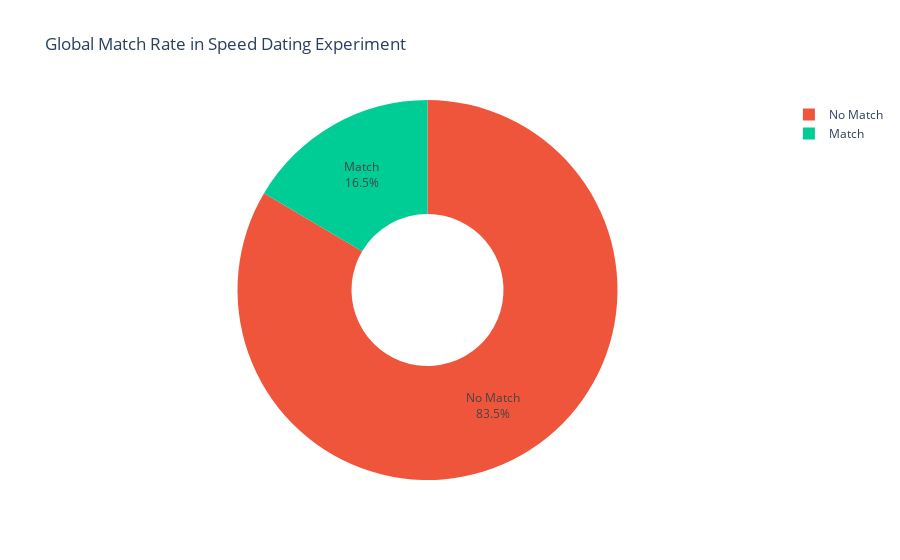
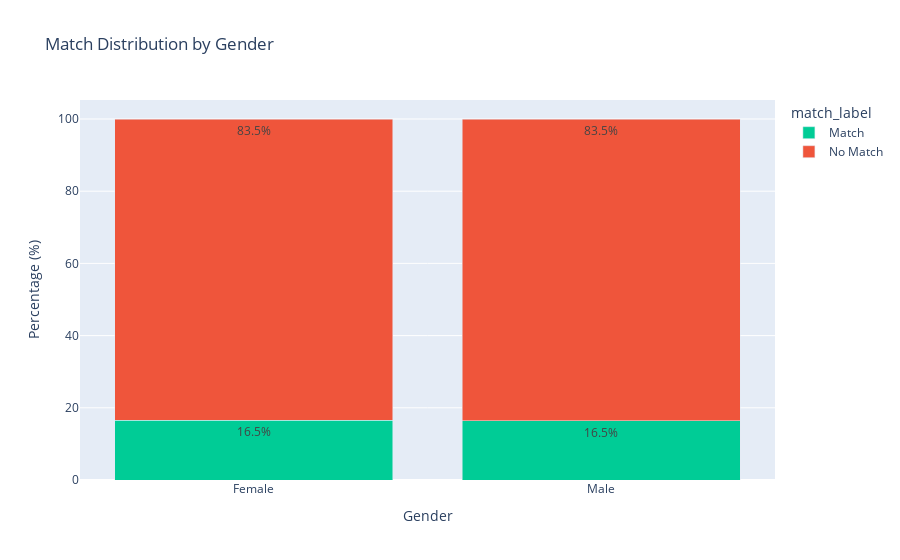

Notebook source saved alongside these figures, in order:
### Markdown cell above
## 4: Target Variable Exploration & Gender Distribution
Analyzing the target variable (match) is the foundational step of the Exploratory Data Analysis. It establishes the baseline probability of success and highlights underlying class imbalances

### Code cell
import plotly.express as px
import pandas as pd

# Map gender for clearer visual labels (0 = Female, 1 = Male based on dataset key)
df_cleaned['gender_label'] = df_cleaned['gender'].map({0: 'Female', 1: 'Male'})
df_cleaned['match_label'] = df_cleaned['match'].map({0: 'No Match', 1: 'Match'})

# 1. Global Match Rate Analysis
match_counts = df_cleaned['match_label'].value_counts().reset_index()
match_counts.columns = ['Match Status', 'Count']

fig_global = px.pie(
    match_counts, 
    names='Match Status', 
    values='Count', 
    title='Global Match Rate in Speed Dating Experiment',
    color='Match Status',
    color_discrete_map={'No Match': '#EF553B', 'Match': '#00CC96'},
    hole=0.4
)
fig_global.update_traces(textposition='inside', textinfo='percent+label')
fig_global.show()

# 2. Match Rate by Gender Analysis
# Calculate the percentage of matches within each gender group
gender_match_stats = df_cleaned.groupby(['gender_label', 'match_label']).size().reset_index(name='Count')
gender_totals = df_cleaned.groupby('gender_label').size().reset_index(name='Total')
gender_match_stats = pd.merge(gender_match_stats, gender_totals, on='gender_label')
gender_match_stats['Percentage'] = (gender_match_stats['Count'] / gender_match_stats['Total']) * 100

fig_gender = px.bar(
    gender_match_stats, 
    x='gender_label', 
    y='Percentage', 
    color='match_label',
    title='Match Distribution by Gender',
    labels={'gender_label': 'Gender', 'Percentage': 'Percentage of Total Dates (%)'},
    color_discrete_map={'No Match': '#EF553B', 'Match': '#00CC96'},
    barmode='stack',
    text=gender_match_stats['Percentage'].apply(lambda x: f'{x:.1f}%')
)
fig_gender.update_layout(xaxis_title="Gender", yaxis_title="Percentage (%)")
fig_gender.show()

### Figure 1 — Plotly figure (JSON) as saved in the notebook; plotly's stock layout.template omitted (floating-point values rounded to 4 significant figures)
{"data": [{"customdata": [["No Match"], ["Match"]], "domain": {"x": [0, 1], "y": [0, 1]}, "hole": 0.4, "hovertemplate": "Match Status=%{customdata[0]}<br>Count=%{value}<extra></extra>", "labels": ["No Match", "Match"], "legendgroup": "", "marker": {"colors": ["#EF553B", "#00CC96"]}, "name": "", "showlegend": true, "textinfo": "percent+label", "textposition": "inside", "type": "pie", "values": [5692, 1124]}], "layout": {"legend": {"tracegroupgap": 0}, "title": {"text": "Global Match Rate in Speed Dating Experiment"}}}

### Figure 2 — Plotly figure (JSON) as saved in the notebook; plotly's stock layout.template omitted (floating-point values rounded to 4 significant figures)
{"data": [{"hovertemplate": "match_label=Match<br>Gender=%{x}<br>Percentage of Total Dates (%)=%{y}<br>text=%{text}<extra></extra>", "legendgroup": "Match", "marker": {"color": "#00CC96", "pattern": {"shape": ""}}, "name": "Match", "orientation": "v", "showlegend": true, "text": ["16.5%", "16.5%"], "textposition": "auto", "type": "bar", "x": ["Female", "Male"], "xaxis": "x", "y": [16.51, 16.47], "yaxis": "y"}, {"hovertemplate": "match_label=No Match<br>Gender=%{x}<br>Percentage of Total Dates (%)=%{y}<br>text=%{text}<extra></extra>", "legendgroup": "No Match", "marker": {"color": "#EF553B", "pattern": {"shape": ""}}, "name": "No Match", "orientation": "v", "showlegend": true, "text": ["83.5%", "83.5%"], "textposition": "auto", "type": "bar", "x": ["Female", "Male"], "xaxis": "x", "y": [83.49, 83.53], "yaxis": "y"}], "layout": {"barmode": "stack", "legend": {"title": {"text": "match_label"}, "tracegroupgap": 0}, "title": {"text": "Match Distribution by Gender"}, "xaxis": {"anchor": "y", "domain": [0, 1], "title": {"text": "Gender"}}, "yaxis": {"anchor": "x", "domain": [0, 1], "title": {"text": "Percentage (%)"}}}}
